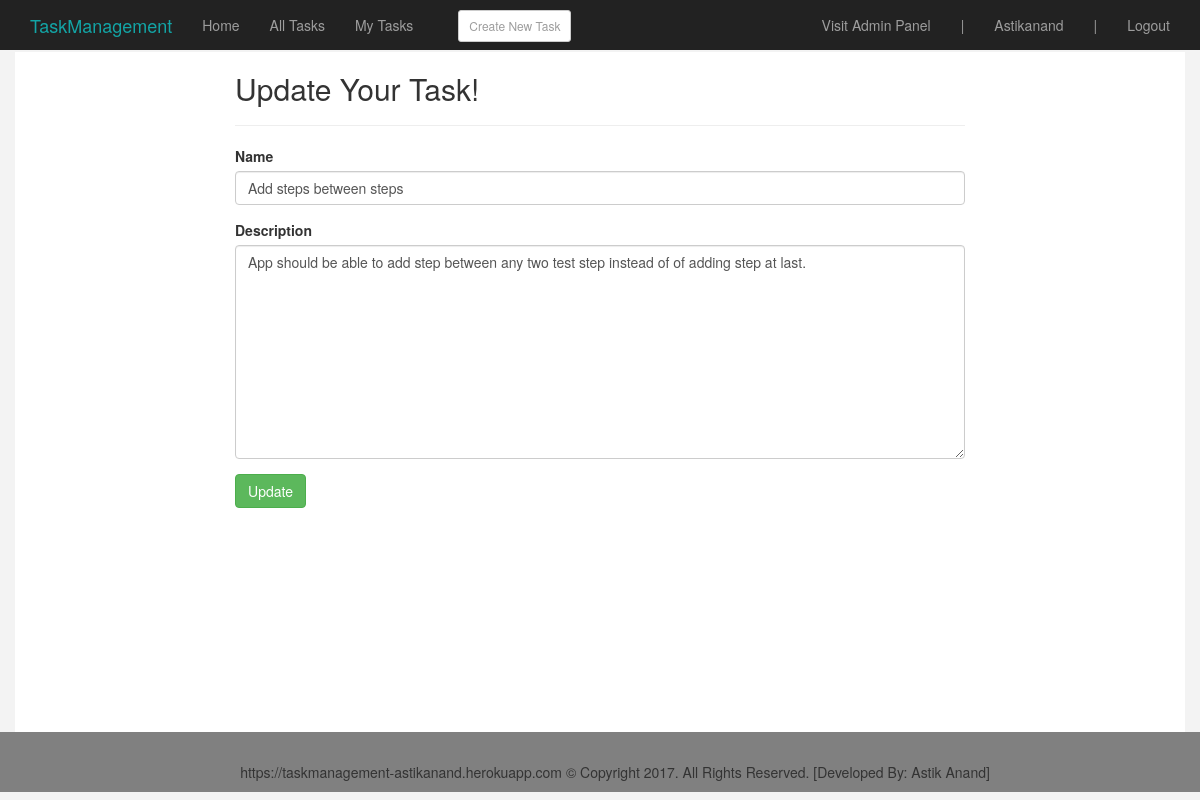
The app's page /task/3/edit/ (signed in) with its own data.
### task/models.py (models this page shows)
class Task(models.Model):
    name = models.CharField(max_length=100)
    description = models.TextField()
    user = models.ForeignKey(User, on_delete=models.CASCADE, default=1)
    dateCreated = models.DateTimeField('date created', auto_now_add=True)
    dateUpdated = models.DateTimeField('date updated', auto_now=True)

### task/views.py (the view, shortened to what this page needs)
# urls.py: url(r'^(?P<taskid>\d+)/edit/$',views.UpdateTaskView.as_view(), name='editTask'),
class UpdateTaskView(LoginRequired, AuthorshipRequired, UpdateView):
    template_name = 'task/edit_task.html'
    model = Task
    pk_url_kwarg = 'taskid'
    fields = ['name', 'description']

### task/mixins.py (called while the page is built)
    @method_decorator(login_required)
    def dispatch(self, *args, **kwargs):
        return super(LoginRequired, self).dispatch(*args, **kwargs)

    def dispatch(self, request, *args, **kwargs):
        obj = self.get_object()
        if obj.user != self.request.user:
            raise PermissionDenied
        return super(AuthorshipRequired, self).dispatch(request, *args, **kwargs)

### task/templates/task/edit_task.html (shortened to what this page needs)
{% extends 'main/base.html' %}
{% load widget_tweaks %}
{% block content %}
<div class="col-md-offset-2 col-md-8">
    <h2>Update Your Task!</h2><hr>
    <form method="post">
        {% for field in form.visible_fields %}
            <div class="form-group">
                <label for="{{ field.id_for_label }}">{{ field.label }}</label>
                {{ field|add_class:'form-control' }}
            </div>
        {% endfor %}
        <div class="form-group">
            <button type="submit" class="btn btn-success">Update</button>
        </div>
    </form>
</div>
{% endblock %}

### main/templates/main/base.html (shortened to what this page needs)
<!DOCTYPE html>
{% load staticfiles %}
<html lang="en">
<head>
    <link rel="stylesheet" href="https://maxcdn.bootstrapcdn.com/bootstrap/3.3.7/css/bootstrap.min.css" />
    <link rel="stylesheet" href="{% static 'main/css/custom.css' %}"/>
</head>
<body>
    <nav class="navbar navbar-inverse navbar-fixed-top">
        <div class="container">
            <div class="navbar-header">
                <a class="navbar-brand" href="{% url 'home' %}" style="color:#13a5a6;font:bold">TaskManagement</a>
            </div>
            <div id="navbar" class="navbar-collapse collapse">
                <ul class="nav navbar-nav select-active">
                    <li class="{% if homeTabActive %}active{% endif %}"><a href="{% url 'home' %}">Home</a></li>
                    <li class="{% if allTaskTabActive %}active{% endif %}"><a href="{% url 'allTasks' %}">All Tasks</a></li>
                    <li class="{% if myTaskTabActive %}active{% endif %}"><a href="{% url 'myTasks' %}">My Tasks</a></li>
                    <li><a href="{% url 'newTask' %}" class="btn btn-xs btn-default" style="padding:5px 10px;margin-left:30px;margin-top:10px;">Create New Task</a></li>
                </ul>
                <ul class="nav navbar-nav navbar-right">
                    {% if user.is_authenticated %}
                        {% if user.is_superuser or user.is_staff %}
                        <li><a href="/admin">Visit Admin Panel</a></li>
                        <li><a>|</a></li>
                        {% endif %}
                        <li><a href="#">{{user.username|capfirst}}</a></li>
                        <li><a>|</a></li>
                        <li><a href="{% url 'logout' %}?next=/">Logout</a></li>
                    {% else %}
                        <li><a href="{% url 'login' %}?next={{request.path}}">Login</a></li>
                        <li><a href="{% url 'signup' %}?next={{request.path}}">Signup</a></li>
                    {% endif %}
                </ul>
            </div>
        </div>
    </nav>
    <div class="container page-wrapper">
        {% block content %} {% endblock %}
    </div>
    <div class="footer">
        <div class="container">
            https://taskmanagement-astikanand.herokuapp.com &copy; Copyright 2017.  All Rights Reserved. [Developed By: Astik Anand]
        </div>
    </div>
</body>
</html>

### main/static/main/css/custom.css (style rules this page uses)
body { padding-top: 70px; background: #f3f3f3; }
.page-wrapper { min-height: 680px; background: #fff; margin-top: -18px; }
.navbar-fixed-top { border-width: 0; }
.footer { padding: 30px; bottom: 0; height: 20px; background: grey; width: 100%; text-align: center; }

### records on screen
Task: visible_fields "Add steps between steps" "App should be able to add step between any two test step instead of of adding step at last."

### other values on screen
{{ user.username|capfirst }} "Astikanand"
{{ field.label }} "Name" "Description"
